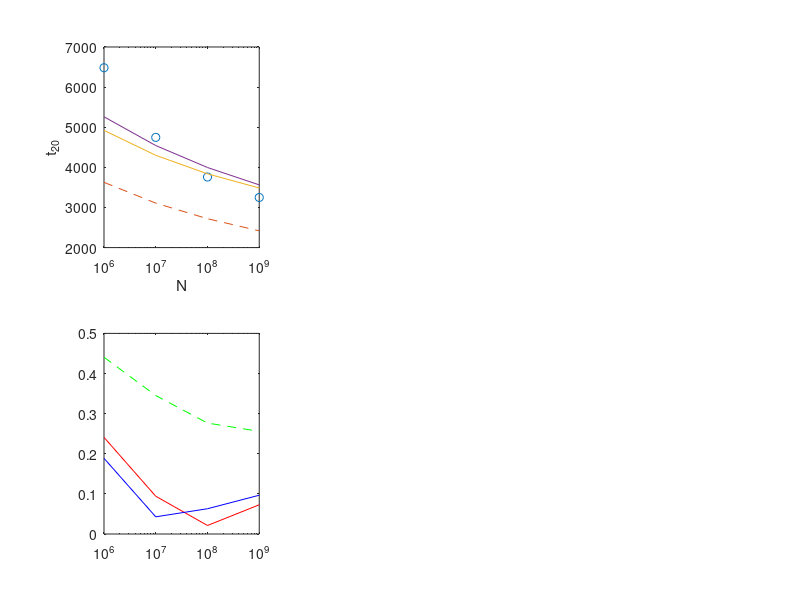

This chart was generated by the following MATLAB code: (Note: this script raises an error after producing the figure.)
function [] = NewMethod()
    figure();
    %Sweep N
    subplot(2,3,1)
    dat_01 = load('SweepN.mat');
    semilogx(dat_01.N, dat_01.Nt_20, 'o');
    hold all
    semilogx(dat_01.N, dat_01.Nt_20_anal1, '--');
    semilogx(dat_01.N, dat_01.Nt_20_anal2_transient);
    semilogx(dat_01.N, dat_01.Nt_20_anal3_neglect);
    xlabel('N')
    ylabel('t_{20}')
    %Error N
    subplot(2,3,4)
    semilogx(dat_01.N, (dat_01.Nt_20-dat_01.Nt_20_anal1)./dat_01.Nt_20, '--g');
    hold all;
    semilogx(dat_01.N, abs(dat_01.Nt_20-dat_01.Nt_20_anal2_transient)./dat_01.Nt_20, 'r');
    semilogx(dat_01.N, abs(dat_01.Nt_20-dat_01.Nt_20_anal3_neglect)./dat_01.Nt_20, 'b');
    hy = graph2d.constantline(0, 'Color',[.7 .7 .7]);
    changedependvar(hy,'y');
    xlim([dat_01.N(1) dat_01.N(length(dat_01.N))])
    xlabel('N')
    ylabel('Absolute Fractional Error')
    ylim([0 1.0])
    
    %Sweep U
    subplot(2,3,2)
    dat_02 = load('SweepU.mat');
    semilogx(dat_02.U, dat_02.Ut_20, 'o');
    hold all
    semilogx(dat_02.U, dat_02.Ut_20_anal1, '--');
    semilogx(dat_02.U, dat_02.Ut_20_anal2_transient);
    semilogx(dat_02.U, dat_02.Ut_20_anal3_neglect);
    xlabel('U')
    ylabel('t_{20}')
    %Error U
    subplot(2,3,5)
    semilogx(dat_02.U, (dat_02.Ut_20-dat_02.Ut_20_anal1)./dat_02.Ut_20, '--g');
    hold all;
    semilogx(dat_02.U, abs(dat_02.Ut_20-dat_02.Ut_20_anal2_transient)./dat_02.Ut_20, 'r');
    semilogx(dat_02.U, abs(dat_02.Ut_20-dat_02.Ut_20_anal3_neglect)./dat_02.Ut_20, 'b');
    hy = graph2d.constantline(0, 'Color',[.7 .7 .7]);
    changedependvar(hy,'y');
    xlim([dat_02.U(1) dat_02.U(length(dat_02.U))])
    xlabel('U')
    ylabel('Absolute Fractional Error')
    ylim([0 1.0])

    %Sweep S
    subplot(2,3,3)
    dat_03 = load('SweepS.mat');
    semilogx(dat_03.S, dat_03.St_20 ,'o');
    hold all
    semilogx(dat_03.S, dat_03.St_20_anal1, '--');
    semilogx(dat_03.S, dat_03.St_20_anal2_transient);
    semilogx(dat_03.S, dat_03.St_20_anal3_neglect);
    xlabel('S')
    ylabel('t_{20}')
    legend('Simulation', 'Original', 'Transient', 'Neglect');
    legend('boxoff')
    %Error S
    ax = subplot(2,3,6)
    semilogx(dat_03.S, (dat_03.St_20-dat_03.St_20_anal1)./(dat_03.St_20), '--g');
    hold all;
    semilogx(dat_03.S, abs(dat_03.St_20-dat_03.St_20_anal2_transient)./(dat_03.St_20), 'r');
    semilogx(dat_03.S, abs(dat_03.St_20-dat_03.St_20_anal3_neglect)./(dat_03.St_20), 'b');
    hy = graph2d.constantline(0, 'Color',[.7 .7 .7]);
    changedependvar(hy,'y');
    xlim([dat_03.S(1) dat_03.S(length(dat_03.S))]);
    xlabel('S');
    ylabel('Absolute Fractional Error');
    ylim([0 1.0])
    
    legend('Original', 'Transient', 'Neglect');
    legend('boxoff')
end
